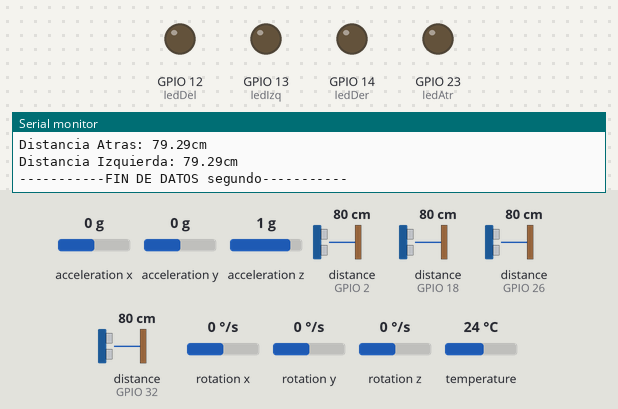
The sketch below on a simulated ESP32. On the bench: output pins drawn as LEDs (lit = HIGH), the last lines printed to the serial monitor. Wiring (inferred from the names in the program): 4 × ultrasonic range finder: trigger GPIO 4, echo GPIO 2 / trigger GPIO 5, echo GPIO 18 / trigger GPIO 25, echo GPIO 26 / trigger GPIO 33, echo GPIO 32. The inputs (shaded band) are chosen by the test bench; at power-on: distance to the obstacle (sensors on GPIO 2, GPIO 18, GPIO 26, GPIO 32) 80 cm, acceleration x 0 g, acceleration y 0 g, acceleration z 1 g, rotation x 0 °/s, rotation y 0 °/s, rotation z 0 °/s, temperature 24 °C. The echo pulse lasts 58.3 µs per cm; pins used as bus, display or sensor lines are not drawn.

Above: at 2.2 s.
2.3 s: distance to the obstacle (sensor on GPIO 2) set to 14 cm
4.3 s: distance to the obstacle (sensor on GPIO 2) set to 11 cm
At 5.8 s:
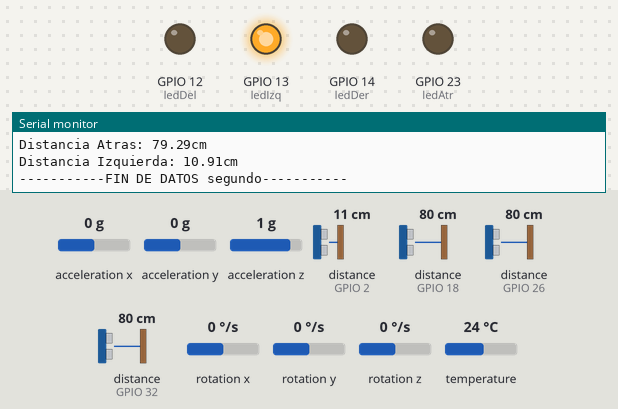
6.6 s: distance to the obstacle (sensor on GPIO 18) set to 14 cm
8.4 s: distance to the obstacle (sensor on GPIO 18) set to 11 cm
At 10.3 s:
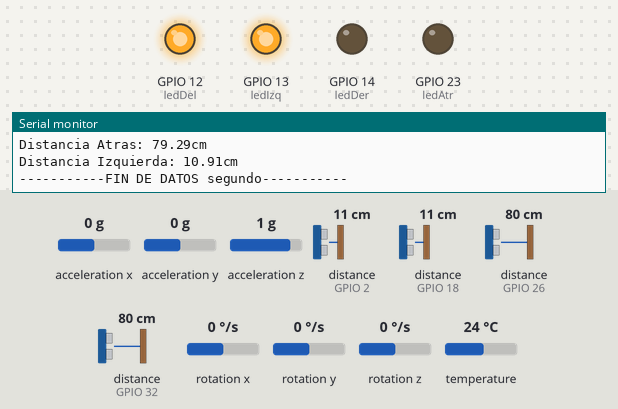
10.8 s: distance to the obstacle (sensor on GPIO 26) set to 14 cm
12.5 s: distance to the obstacle (sensor on GPIO 26) set to 11 cm
At 14.4 s:
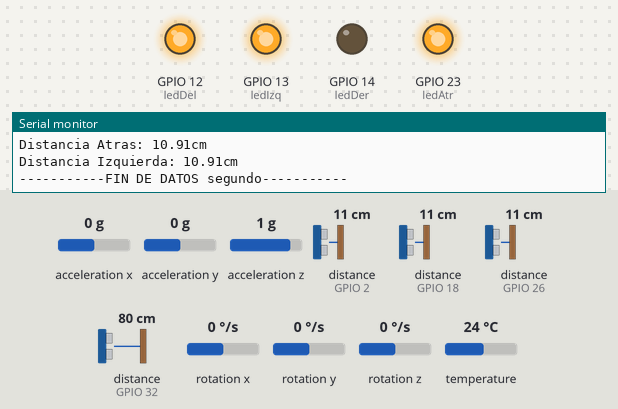
Timing chart, 0 to 15.9 s (numbered marks = the images above; inputs shaded):
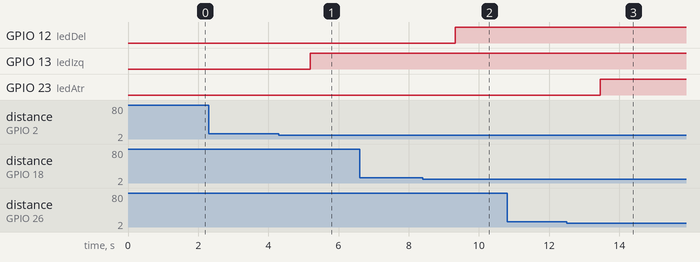

Measured:
- the behaviour switches between 13 and 12 cm on distance to the obstacle (sensor on GPIO 2) (found by bisection; images 0 and 1)
- the behaviour switches between 13 and 12 cm on distance to the obstacle (sensor on GPIO 18) (found by bisection; images 1 and 2)
- the behaviour switches between 13 and 12 cm on distance to the obstacle (sensor on GPIO 26) (found by bisection; images 2 and 3)
- after the input at 4.3 s, GPIO 13 (ledIzq): LOW → HIGH after 0.89 s
- after the input at 8.4 s, GPIO 12 (ledDel): LOW → HIGH after 0.92 s
- after the input at 12.5 s, GPIO 23 (ledAtr): LOW → HIGH after 0.96 s

The sketch:

GPSSATELITE.ino
```cpp
// Basic demo for accelerometer readings from Adafruit MPU6050

// ESP32 Guide: https://RandomNerdTutorials.com/esp32-mpu-6050-accelerometer-gyroscope-arduino/
// ESP8266 Guide: https://RandomNerdTutorials.com/esp8266-nodemcu-mpu-6050-accelerometer-gyroscope-arduino/
// Arduino Guide: https://RandomNerdTutorials.com/arduino-mpu-6050-accelerometer-gyroscope/

#include <Adafruit_MPU6050.h>
#include <Adafruit_Sensor.h>
#include <Wire.h>

Adafruit_MPU6050 mpu;

//SENSOR DE SONIDO DELANTE
const int trigPinDel = 5;
const int echoPinDel = 18;

//SENSOR DE SONIDO DERECHA
const int trigPinDer = 33;
const int echoPinDer = 32;

//SENSOR DE SONIDO ATRAS
const int trigPinAtr = 25;
const int echoPinAtr = 26;

//SENSOR DE SONIDO IZQUIERDA
const int trigPinIzq = 4;
const int echoPinIzq = 2;

// Definir los pines LEDS
const int ledDel = 12;
const int ledDer = 14;
const int ledAtr = 23;
const int ledIzq = 13;

const float rango = 12;

//define sound speed in cm/uS
#define SOUND_SPEED 0.034
#define CM_TO_INCH 0.393701

long durationDel, durationDer, durationAtr, durationIzq;
float cmDel, cmDer, cmAtr, cmIzq;

void setup(void) {
  Serial.begin(115200);

  //SENSOR ULTRASONICO

    //SENSOR DE SONIDO DELANTE
  pinMode(trigPinDel, OUTPUT); // Sets the trigPin as an Output
  pinMode(echoPinDel, INPUT); // Sets the echoPin as an Input

   //SENSOR DE SONIDO DERECHA
  pinMode(trigPinDer, OUTPUT); // Sets the trigPin as an Output
  pinMode(echoPinDer, INPUT); // Sets the echoPin as an Input

 //SENSOR DE SONIDO ATRAS
  pinMode(trigPinAtr, OUTPUT); // Sets the trigPin as an Output
  pinMode(echoPinAtr, INPUT); // Sets the echoPin as an Input


 //SENSOR DE SONIDO IZQUIERDA
  pinMode(trigPinIzq, OUTPUT); // Sets the trigPin as an Output
  pinMode(echoPinIzq, INPUT); // Sets the echoPin as an Input


//LEDS LADOS
  pinMode(ledDel, OUTPUT);
  pinMode(ledDer, OUTPUT);
  pinMode(ledAtr, OUTPUT);
  pinMode(ledIzq, OUTPUT);


  while (!Serial)
    delay(10); // will pause Zero, Leonardo, etc until serial console opens

  Serial.println("Adafruit MPU6050 test!");

  // Try to initialize!
  if (!mpu.begin()) {
    Serial.println("Failed to find MPU6050 chip");
    while (1) {
      delay(10);
    }
  }
  Serial.println("MPU6050 Found!");

  mpu.setAccelerometerRange(MPU6050_RANGE_8_G);
  Serial.print("Accelerometer range set to: ");
  switch (mpu.getAccelerometerRange()) {
  case MPU6050_RANGE_2_G:
    Serial.println("+-2G");
    break;
  case MPU6050_RANGE_4_G:
    Serial.println("+-4G");
    break;
  case MPU6050_RANGE_8_G:
    Serial.println("+-8G");
    break;
  case MPU6050_RANGE_16_G:
    Serial.println("+-16G");
    break;
  }
  mpu.setGyroRange(MPU6050_RANGE_500_DEG);
  Serial.print("Gyro range set to: ");
  switch (mpu.getGyroRange()) {
  case MPU6050_RANGE_250_DEG:
    Serial.println("+- 250 deg/s");
    break;
  case MPU6050_RANGE_500_DEG:
    Serial.println("+- 500 deg/s");
    break;
  case MPU6050_RANGE_1000_DEG:
    Serial.println("+- 1000 deg/s");
    break;
  case MPU6050_RANGE_2000_DEG:
    Serial.println("+- 2000 deg/s");
    break;
  }

  mpu.setFilterBandwidth(MPU6050_BAND_5_HZ);
  Serial.print("Filter bandwidth set to: ");
  switch (mpu.getFilterBandwidth()) {
  case MPU6050_BAND_260_HZ:
    Serial.println("260 Hz");
    break;
  case MPU6050_BAND_184_HZ:
    Serial.println("184 Hz");
    break;
  case MPU6050_BAND_94_HZ:
    Serial.println("94 Hz");
    break;
  case MPU6050_BAND_44_HZ:
    Serial.println("44 Hz");
    break;
  case MPU6050_BAND_21_HZ:
    Serial.println("21 Hz");
    break;
  case MPU6050_BAND_10_HZ:
    Serial.println("10 Hz");
    break;
  case MPU6050_BAND_5_HZ:
    Serial.println("5 Hz");
    break;
  }

  Serial.println("");
  delay(1000);
}

void loop() {
  /* Get new sensor events with the readings */

  sensors_event_t a, g, temp;
  mpu.getEvent(&a, &g, &temp);

  Serial.println("-----------DATOS DEL SATELITE (Cada segundo)-----------");

  Serial.println("-----------GIROSCOPIO-----------");
  /* Print out the values */
  Serial.print("Aceleracion X: ");
  Serial.print(a.acceleration.x);
  Serial.print(", Y: ");
  Serial.print(a.acceleration.y);
  Serial.print(", Z: ");
  Serial.print(a.acceleration.z);
  Serial.println(" m/s^2");

  Serial.print("Rotacion X: ");
  Serial.print(g.gyro.x);
  Serial.print(", Y: ");
  Serial.print(g.gyro.y);
  Serial.print(", Z: ");
  Serial.print(g.gyro.z);
  Serial.println(" rad/s");

  Serial.print("Temperatura: ");
  Serial.print(temp.temperature);
  Serial.println(" degC");
//-----------------------FIN GIROSCOPIO


  Serial.println("-----------SENSOR ULTRASONICO-----------");

//SENSOR US DELANTE

  digitalWrite(trigPinDel, LOW);
  delayMicroseconds(2);
  // Sets the trigPin on HIGH state for 10 micro seconds
  digitalWrite(trigPinDel, HIGH);
  delayMicroseconds(10);
  digitalWrite(trigPinDel, LOW);

  // Reads the echoPin, returns the sound wave travel time in microseconds
  durationDel = pulseIn(echoPinDel, HIGH);

  // Calculate the distance
  cmDel = durationDel * SOUND_SPEED/2;

  if(cmDel <= rango){
    digitalWrite(ledDel, HIGH);
  }else{
    digitalWrite(ledDel, LOW);
  }

  // Prints the distance in the Serial Monitor
  Serial.print("Distancia Delante: ");
  Serial.println((String) cmDel + "cm");

//SENSOR US DERECHA
  digitalWrite(trigPinDer, LOW);
  delayMicroseconds(2);
  // Sets the trigPin on HIGH state for 10 micro seconds
  digitalWrite(trigPinDer, HIGH);
  delayMicroseconds(10);
  digitalWrite(trigPinDer, LOW);

  // Reads the echoPin, returns the sound wave travel time in microseconds
  durationDer = pulseIn(echoPinDer, HIGH);

  // Calculate the distance
  cmDer = durationDer * SOUND_SPEED/2;


  if(cmDer <= rango){
    digitalWrite(ledDer, HIGH);
  }else{
    digitalWrite(ledDer, LOW);
  }


  // Prints the distance in the Serial Monitor
  Serial.print("Distancia Derecha: ");
  Serial.println((String) cmDer + "cm");

//SENSOR US ATRAS

  digitalWrite(trigPinAtr, LOW);
  delayMicroseconds(2);
  // Sets the trigPin on HIGH state for 10 micro seconds
  digitalWrite(trigPinAtr, HIGH);
  delayMicroseconds(10);
  digitalWrite(trigPinAtr, LOW);

  // Reads the echoPin, returns the sound wave travel time in microseconds
  durationAtr = pulseIn(echoPinAtr, HIGH);

  // Calculate the distance
  cmAtr = durationAtr * SOUND_SPEED/2;

  if(cmAtr <= rango){
    digitalWrite(ledAtr, HIGH);
  }else{
    digitalWrite(ledAtr, LOW);
  }


  // Prints the distance in the Serial Monitor
  Serial.print("Distancia Atras: ");
  Serial.println((String) cmAtr + "cm");

//SENSOR US IZQUIERDA

  digitalWrite(trigPinIzq, LOW);
  delayMicroseconds(2);
  // Sets the trigPin on HIGH state for 10 micro seconds
  digitalWrite(trigPinIzq, HIGH);
  delayMicroseconds(10);
  digitalWrite(trigPinIzq, LOW);

  // Reads the echoPin, returns the sound wave travel time in microseconds
  durationIzq = pulseIn(echoPinIzq, HIGH);

  // Calculate the distance
  cmIzq = durationIzq * SOUND_SPEED/2;


  if(cmIzq <= rango){
    digitalWrite(ledIzq, HIGH);
  }else{
    digitalWrite(ledIzq, LOW);
  }


  // Prints the distance in the Serial Monitor
  Serial.print("Distancia Izquierda: ");
  Serial.println((String) cmIzq + "cm");
  Serial.println("-----------FIN DE DATOS segundo-----------");

  delay(1000);
}
```
